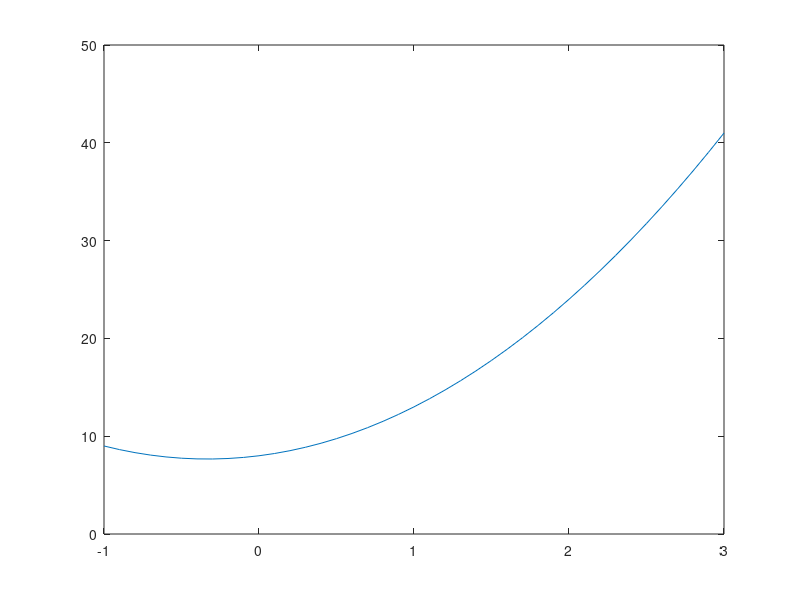

MATLAB code to generate this figure:
  %ax^2+bx+c
x=-1:0.1:3;
a=3;
b=2;
c=8;
y=x.^2;
term1=y*a;
term2=b*x;
term3=c*ones(size(term1));
f=term1+term2+term3;
plot(x,f)